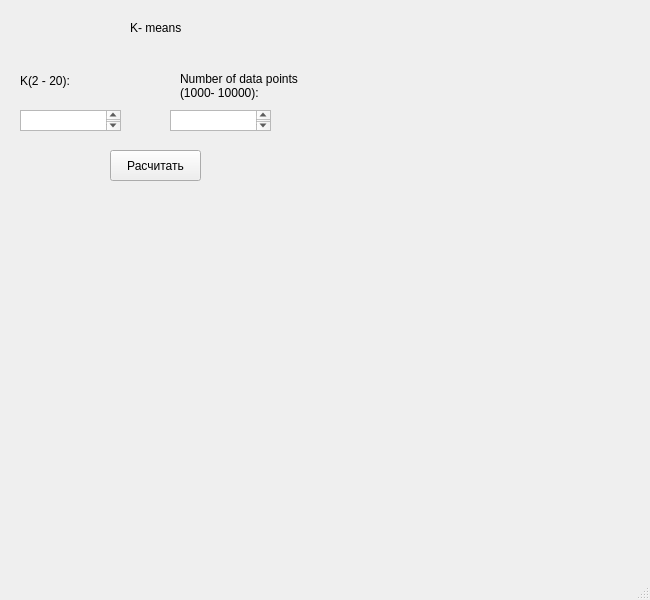
<?xml version="1.0" encoding="UTF-8"?>
<ui version="4.0">
 <class>MainWindow</class>
 <widget class="QMainWindow" name="MainWindow">
  <property name="geometry">
   <rect>
    <x>0</x>
    <y>0</y>
    <width>650</width>
    <height>600</height>
   </rect>
  </property>
  <property name="windowTitle">
   <string>MainWindow</string>
  </property>
  <widget class="QWidget" name="centralwidget">
   <widget class="QLabel" name="label">
    <property name="geometry">
     <rect>
      <x>130</x>
      <y>20</y>
      <width>61</width>
      <height>16</height>
     </rect>
    </property>
    <property name="text">
     <string>K- means </string>
    </property>
    <property name="wordWrap">
     <bool>true</bool>
    </property>
   </widget>
   <widget class="QLabel" name="label_2">
    <property name="geometry">
     <rect>
      <x>20</x>
      <y>70</y>
      <width>61</width>
      <height>21</height>
     </rect>
    </property>
    <property name="text">
     <string>K(2 - 20):</string>
    </property>
    <property name="wordWrap">
     <bool>true</bool>
    </property>
   </widget>
   <widget class="QLabel" name="label_3">
    <property name="geometry">
     <rect>
      <x>180</x>
      <y>70</y>
      <width>121</width>
      <height>31</height>
     </rect>
    </property>
    <property name="text">
     <string>Number of data points (1000- 10000):</string>
    </property>
    <property name="wordWrap">
     <bool>true</bool>
    </property>
   </widget>
   <widget class="QTextEdit" name="KEdit">
    <property name="geometry">
     <rect>
      <x>20</x>
      <y>110</y>
      <width>101</width>
      <height>21</height>
     </rect>
    </property>
   </widget>
   <widget class="QTextEdit" name="NEdit">
    <property name="geometry">
     <rect>
      <x>170</x>
      <y>110</y>
      <width>101</width>
      <height>21</height>
     </rect>
    </property>
   </widget>
   <widget class="QWidget" name="widget" native="true">
    <property name="geometry">
     <rect>
      <x>30</x>
      <y>210</y>
      <width>500</width>
      <height>350</height>
     </rect>
    </property>
   </widget>
   <widget class="QPushButton" name="calculateBtn">
    <property name="geometry">
     <rect>
      <x>110</x>
      <y>150</y>
      <width>91</width>
      <height>31</height>
     </rect>
    </property>
    <property name="text">
     <string>Расчитать</string>
    </property>
   </widget>
  </widget>
  <widget class="QMenuBar" name="menubar">
   <property name="geometry">
    <rect>
     <x>0</x>
     <y>0</y>
     <width>430</width>
     <height>22</height>
    </rect>
   </property>
  </widget>
  <widget class="QStatusBar" name="statusbar"/>
 </widget>
 <resources/>
 <connections/>
</ui>
